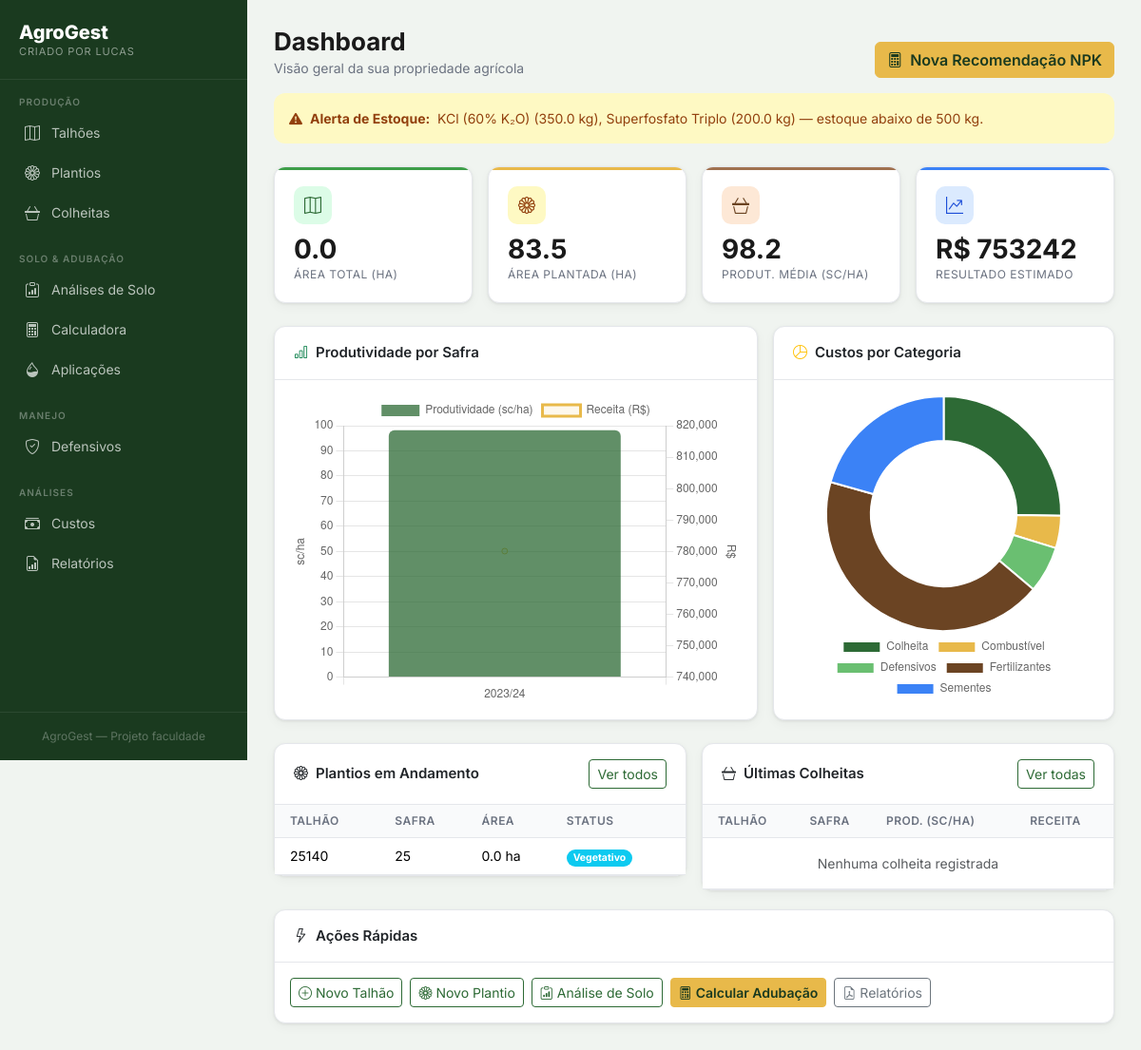
Before: / with the older database file.
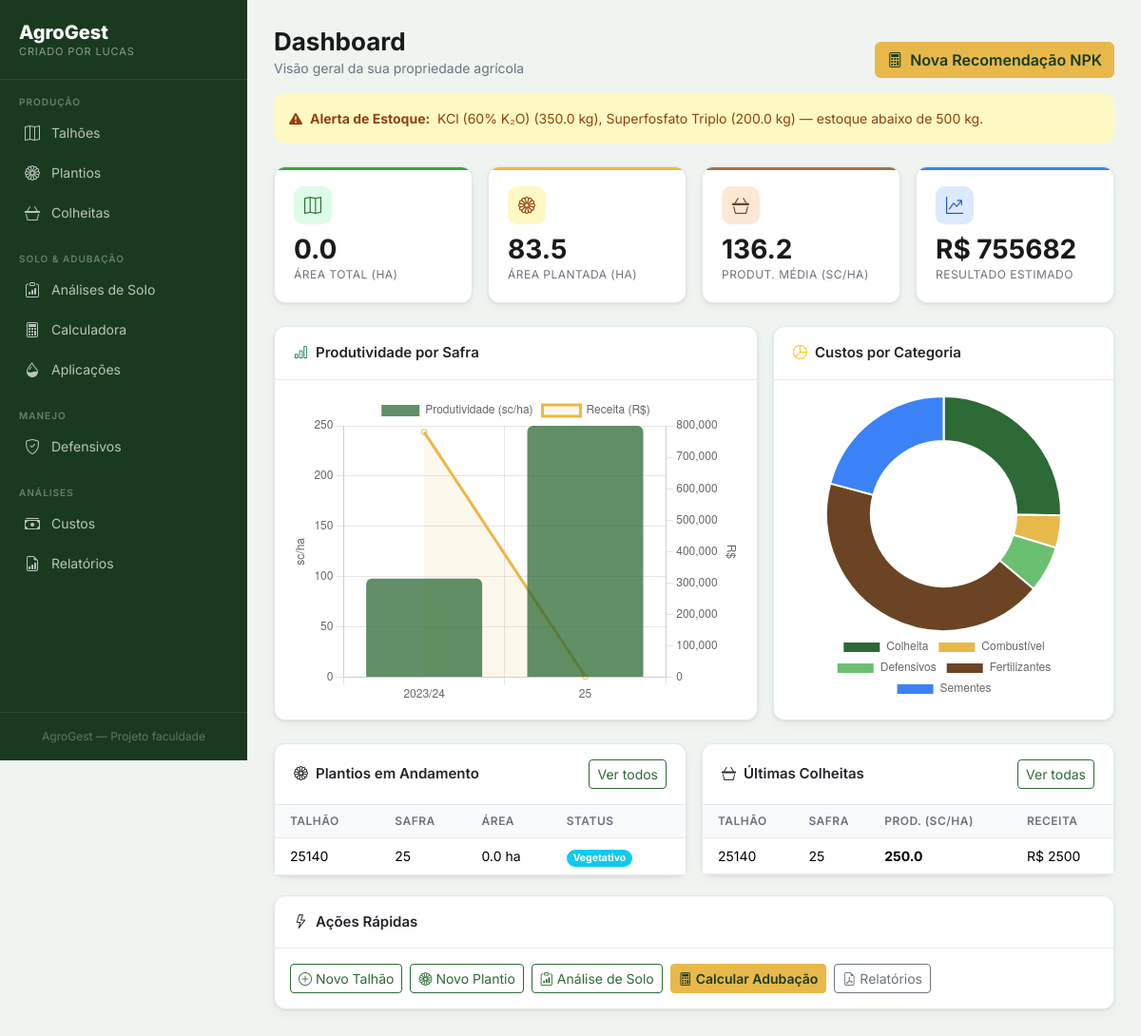
After: the same page with the newer database file.
### tables this page shows
CREATE TABLE estoque_fertilizantes (
    id INTEGER PRIMARY KEY AUTOINCREMENT,
    produto TEXT NOT NULL,
    tipo TEXT,
    quantidade_kg REAL DEFAULT 0,
    preco_kg REAL,
    fornecedor TEXT,
    data_atualizacao TIMESTAMP DEFAULT CURRENT_TIMESTAMP
);

CREATE TABLE plantios (
    id INTEGER PRIMARY KEY AUTOINCREMENT,
    talhao_id INTEGER NOT NULL,
    safra TEXT NOT NULL,
    data_plantio DATE,
    hibrido TEXT,
    populacao INTEGER,
    area_plantada REAL,
    status TEXT DEFAULT 'planejado',
    observacoes TEXT,
    criado_em TIMESTAMP DEFAULT CURRENT_TIMESTAMP,
    FOREIGN KEY (talhao_id) REFERENCES talhoes(id)
);

CREATE TABLE talhoes (
    id INTEGER PRIMARY KEY AUTOINCREMENT,
    nome TEXT NOT NULL,
    area_ha REAL NOT NULL,
    localizacao TEXT,
    tipo_solo TEXT,
    observacoes TEXT,
    criado_em TIMESTAMP DEFAULT CURRENT_TIMESTAMP
);

CREATE TABLE colheitas (
    id INTEGER PRIMARY KEY AUTOINCREMENT,
    plantio_id INTEGER NOT NULL,
    data_colheita DATE,
    producao_total REAL,
    umidade_colheita REAL,
    producao_corrigida REAL,
    produtividade_kgha REAL,
    produtividade_scha REAL,
    preco_saca REAL,
    receita_bruta REAL,
    observacoes TEXT,
    criado_em TIMESTAMP DEFAULT CURRENT_TIMESTAMP,
    FOREIGN KEY (plantio_id) REFERENCES plantios(id)
);

### modules/dashboard.py (the view)
@dashboard_bp.route('/')
def index():
    db = get_db()
    total_talhoes = db.execute("SELECT COUNT(*) FROM talhoes").fetchone()[0]
    area_total = db.execute("SELECT COALESCE(SUM(area_ha),0) FROM talhoes").fetchone()[0]
    area_plantada = db.execute("""
        SELECT COALESCE(SUM(area_plantada),0) FROM plantios WHERE status != 'colhido'
    """).fetchone()[0]
    prod_media = db.execute("""
        SELECT COALESCE(AVG(produtividade_scha),0) FROM colheitas
    """).fetchone()[0]
    receita_total = db.execute("SELECT COALESCE(SUM(receita_bruta),0) FROM colheitas").fetchone()[0]
    custo_total = db.execute("SELECT COALESCE(SUM(valor),0) FROM custos").fetchone()[0]
    lucro_estimado = receita_total - custo_total
    prod_safra = db.execute("""
        SELECT p.safra,
               ROUND(AVG(c.produtividade_scha),2) as prod_media,
               ROUND(SUM(c.receita_bruta),2) as receita,
               COUNT(c.id) as num_talhoes
        FROM colheitas c
        JOIN plantios p ON p.id = c.plantio_id
        GROUP BY p.safra
        ORDER BY p.safra
    """).fetchall()
    custos_cat = db.execute("""
        SELECT categoria, ROUND(SUM(valor),2) as total
        FROM custos GROUP BY categoria
    """).fetchall()
    ultimas_colheitas = db.execute("""
        SELECT c.*, p.safra, p.hibrido, t.nome as talhao_nome
        FROM colheitas c
        JOIN plantios p ON p.id = c.plantio_id
        JOIN talhoes t ON t.id = p.talhao_id
        ORDER BY c.data_colheita DESC LIMIT 5
    """).fetchall()
    alertas_estoque = db.execute("""
        SELECT * FROM estoque_fertilizantes WHERE quantidade_kg < 500
    """).fetchall()
    plantios_ativos = db.execute("""
        SELECT p.*, t.nome as talhao_nome, t.area_ha
        FROM plantios p JOIN talhoes t ON t.id = p.talhao_id
        WHERE p.status NOT IN ('colhido')
        ORDER BY p.data_plantio DESC
    """).fetchall()
    return render_template('dashboard.html',
        total_talhoes=total_talhoes,
        area_total=round(area_total, 1),
        area_plantada=round(area_plantada, 1),
        prod_media=round(prod_media, 2),
        receita_total=round(receita_total, 2),
        custo_total=round(custo_total, 2),
        lucro_estimado=round(lucro_estimado, 2),
        prod_safra=prod_safra,
        custos_cat=custos_cat,
        ultimas_colheitas=ultimas_colheitas,
        alertas_estoque=alertas_estoque,
        plantios_ativos=plantios_ativos,
    )

### database.py (called while the page is built)
def get_db(app=None):
    from flask import current_app
    if app:
        db = sqlite3.connect(app.config['DATABASE'], detect_types=sqlite3.PARSE_DECLTYPES)
        db.row_factory = sqlite3.Row
        return db
    if 'db' not in g:
        g.db = sqlite3.connect(
            current_app.config['DATABASE'],
            detect_types=sqlite3.PARSE_DECLTYPES
        )
        g.db.row_factory = sqlite3.Row
    return g.db

### templates/dashboard.html (shortened to what the changed rows need)
{% extends "base.html" %}
{% block content %}
<div class="page-header d-flex align-items-center justify-content-between">
    <div>
        <h1 class="page-title">Dashboard</h1>
    </div>
    <a href="{{ url_for('adubacao.nova_recomendacao') }}" class="btn btn-gold">
    </a>
</div>
{% if alertas_estoque %}
<div class="alert alert-warning d-flex align-items-center mb-4">
    <i class="bi bi-exclamation-triangle-fill me-2"></i>
    <strong>Alerta de Estoque:</strong>&nbsp;
    {% for a in alertas_estoque %}{{ a.produto }} ({{ a.quantidade_kg }} kg){% if not loop.last %}, {% endif %}{% endfor %}
    — estoque abaixo de 500 kg.
</div>
{% endif %}
<div class="row g-3 mb-4">
    <div class="col-6 col-lg-3">
    </div>
    <div class="col-6 col-lg-3">
    </div>
    <div class="col-6 col-lg-3">
        <div class="kpi-card soil">
            <div class="kpi-icon soil"><i class="bi bi-basket3"></i></div>
            <div class="kpi-value">{{ "%.1f"|format(prod_media) }}</div>
            <div class="kpi-label">Produt. Média (sc/ha)</div>
        </div>
    </div>
    <div class="col-6 col-lg-3">
        <div class="kpi-card blue">
            <div class="kpi-icon blue"><i class="bi bi-graph-up-arrow"></i></div>
            <div class="kpi-value">R$ {{ "%.0f"|format(lucro_estimado) }}</div>
            <div class="kpi-label">Resultado Estimado</div>
        </div>
    </div>
</div>
<div class="row g-3 mb-4">
    <div class="col-lg-7">
        <div class="card h-100">
            <div class="card-body p-3">
                <canvas id="chartSafra" height="200"></canvas>
            </div>
        </div>
    </div>
    <div class="col-lg-5">
        <div class="card h-100">
            <div class="card-body p-3 d-flex align-items-center">
                <canvas id="chartCustos" height="200"></canvas>
            </div>
        </div>
    </div>
</div>
<div class="row g-3">
    <div class="col-lg-6">
        <div class="card">
            <div class="card-body p-0">
                <table class="table table-hover mb-0">
                    <thead>
                        <tr>
                            <th class="ps-3">Talhão</th>
                            <th>Safra</th>
                            <th>Área</th>
                            <th>Status</th>
                        </tr>
                    </thead>
                    <tbody>
                        {% if plantios_ativos %}
                            {% for p in plantios_ativos %}
                            <tr>
                                <td class="ps-3 fw-500">{{ p.talhao_nome }}</td>
                                <td>{{ p.safra }}</td>
                                <td>{{ p.area_ha }} ha</td>
                                <td>
                                    <span class="badge rounded-pill
                                        {% if p.status == 'plantado' %}bg-success
                                        {% elif p.status == 'planejado' %}bg-warning text-dark
                                        {% else %}bg-info{% endif %}">
                                        {{ p.status|title }}
                                    </span>
                                </td>
                            </tr>
                            {% endfor %}
                        {% else %}
                        <tr><td colspan="4" class="text-center text-muted py-3">Nenhum plantio ativo</td></tr>
                        {% endif %}
                    </tbody>
                </table>
            </div>
        </div>
    </div>
    <div class="col-lg-6">
        <div class="card">
            <div class="card-body p-0">
                <table class="table table-hover mb-0">
                    <thead>
                        <tr>
                            <th class="ps-3">Talhão</th>
                            <th>Safra</th>
                            <th>Prod. (sc/ha)</th>
                            <th>Receita</th>
                        </tr>
                    </thead>
                    <tbody>
                        {% if ultimas_colheitas %}
                            {% for c in ultimas_colheitas %}
                            <tr>
                                <td class="ps-3">{{ c.talhao_nome }}</td>
                                <td>{{ c.safra }}</td>
                                <td>
                                    <strong>{{ "%.1f"|format(c.produtividade_scha or 0) }}</strong>
                                </td>
                                <td>R$ {{ "%.0f"|format(c.receita_bruta or 0) }}</td>
                            </tr>
                            {% endfor %}
                        {% else %}
                        <tr><td colspan="4" class="text-center text-muted py-3">Nenhuma colheita registrada</td></tr>
                        {% endif %}
                    </tbody>
                </table>
            </div>
        </div>
    </div>
</div>
<div class="row g-3 mt-1">
    <div class="col-12">
    </div>
</div>
{% endblock %}
{% block extra_js %}
<script>
const safras  = {{ prod_safra | map(attribute='safra') | list | tojson }};
const prods   = {{ prod_safra | map(attribute='prod_media') | list | tojson }};
const receitas= {{ prod_safra | map(attribute='receita') | list | tojson }};
const catLabels = {{ custos_cat | map(attribute='categoria') | list | tojson }};
const catVals   = {{ custos_cat | map(attribute='total') | list | tojson }};
// Produtividade por safra
if (document.getElementById('chartSafra')) {
    new Chart(document.getElementById('chartSafra'), {
        data: {
            labels: safras.length ? safras : ['Sem dados'],
            datasets: [{
                type: 'bar',
                label: 'Produtividade (sc/ha)',
                data: prods.length ? prods : [0],
                backgroundColor: 'rgba(45,106,53,.75)',
                borderRadius: 6,
                yAxisID: 'y',
            },{
                type: 'line',
                label: 'Receita (R$)',
                data: receitas.length ? receitas : [0],
                borderColor: '#e8b94a',
                backgroundColor: 'rgba(232,185,74,.1)',
                tension: .4,
                yAxisID: 'y2',
                fill: true,
            }]
        },
        options: {
            responsive: true, maintainAspectRatio: false,
            plugins: { legend: { position: 'top' } },
            scales: {
                y:  { position: 'left',  title: { display: true, text: 'sc/ha' } },
                y2: { position: 'right', title: { display: true, text: 'R$' }, grid: { drawOnChartArea: false } }
            }
        }
    });
}
// Custos por categoria
if (document.getElementById('chartCustos')) {
    new Chart(document.getElementById('chartCustos'), {
        type: 'doughnut',
        data: {
            labels: catLabels.length ? catLabels : ['Sem dados'],
            datasets: [{
                data: catVals.length ? catVals : [1],
                backgroundColor: ['#2d6a35','#e8b94a','#6abf71','#6b4423','#3b82f6','#7c3aed','#059669','#b45309'],
                borderWidth: 2,
                borderColor: '#fff',
            }]
        },
        options: {
            responsive: true,
            plugins: { legend: { position: 'bottom', labels: { font: { size: 12 } } } },
            cutout: '62%',
        }
    });
}
</script>
{% endblock %}

Changed rows visible on the page:
added colheitas: talhao_nome "25140", safra "25", produtividade_scha "250.0", receita_bruta "2500"
Other visible differences:
{{ "%.1f"|format(prod_media) }}: "98.2" → "136.2"
{{ "%.0f"|format(lucro_estimado) }}: "753242" → "755682"
chart data {{ prod_safra | map(attribute='safra') | list | tojson }}: ["2023/24"] → ["2023/24", "25"]
chart data {{ prod_safra | map(attribute='prod_media') | list | tojson }}: [98.23] → [98.23, 250.0]
chart data {{ prod_safra | map(attribute='receita') | list | tojson }}: [780093.74] → [780093.74, 2500.0]
chart data {{ custos_cat | map(attribute='total') | list | tojson }}: [6790.0, 1200.0, 1720.0, 11592.0, 5550.0] → [6790.0, 1200.0, 1720.0, 11592.0, 5610.0]
text no longer shown: "Nenhuma colheita registrada"
